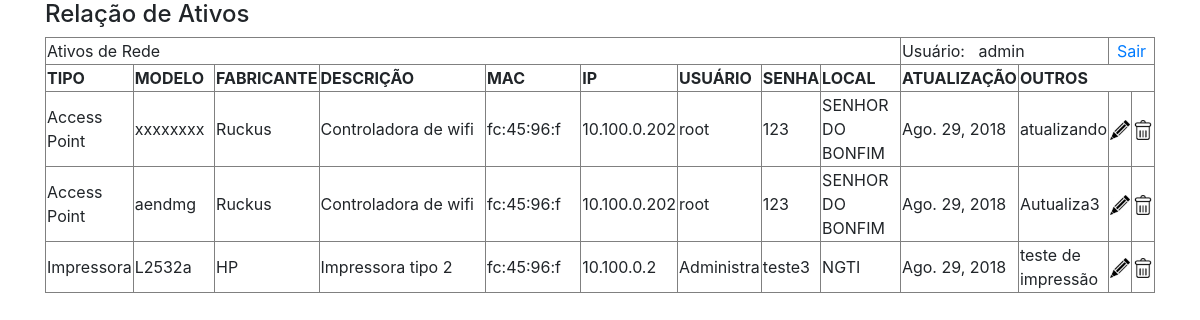
The app's page /listarativos (signed in) with its own data.
### core/models.py (models this page shows, shortened)
class Ativo(models.Model):
    tipo = models.ForeignKey(Tipo, on_delete=models.CASCADE)
    modelo = models.CharField(max_length=20)
    fabricante = models.CharField(max_length=30, null=True, blank=True)
    descricao = models.CharField(max_length=50, null=True, blank=True)
    mac = models.CharField(max_length=10)
    ip = models.CharField(max_length=12)
    usuario = models.CharField(max_length=10)
    senha = models.CharField(max_length=10)
    local = models.CharField(max_length=20)
    atualizacao = models.DateField(null=True, blank=True)
    outros = models.TextField(max_length=100)

class Tipo(models.Model):
    nome = models.CharField(max_length=20)

### core/views.py (the view)
# urls.py: path('listarativos',             AtivoConsulta, name="lista_ativos"),
@login_required
def AtivoConsulta(request):
    consulta = Ativo.objects.all()
    return render(request, 'consulta/consultar_ativo.html', {'form': consulta})

### template/consulta/consultar_ativo.html (shortened to what this page needs)
{% extends 'base.html' %}
{% load bootstrap %}
{% load static %}
{% block main%}
     <h4> Relação de Ativos</h4>
         <table border=1 style="width:100%"  >
              <font face="Verdana" size=2>
             <tr>
                 <td colspan="9" style="width:80%">Ativos de Rede</td>
                 <td colspan="2">Usuário: &nbsp {% if user.is_authenticated %} {{user.username}} {% endif %}</td>
                 <td align="middle" colspan="2"><a href="{% url 'login' %}">Sair</a></td>
             </tr>
              </font>
             <tr>
                <th style="width:5%">TIPO</th>
                <th style="width:8%">MODELO</th>
                <th style="width:8%">FABRICANTE</th>
                <th style="width:20%">DESCRIÇÃO</th>
                <th style="width:10%">MAC</th>
                <th style="width:5%">IP</th>
                <th style="width:7%">USUÁRIO</th>
                <th style="width:5%">SENHA</th>
                <th style="width:8%">LOCAL</th>
                <th style="width:10%">ATUALIZAÇÃO</th>
                <th colspan="3" style="width:10%">OUTROS</th>
              </tr>
            {% for ativo in form %}
              <tr>
                <td>{{ ativo.tipo.nome }}</td>
                <td>{{ ativo.modelo }}</td>
                <td>{{ ativo.fabricante }}</td>
                <td>{{ ativo.descricao }}</td>
                <td>{{ ativo.mac }}</td>
                <td>{{ ativo.ip }}</td>
                <td>{{ ativo.usuario }}</td>
                <td>{{ ativo.senha }}</td>
                <td>{{ ativo.local }}</td>
                <td>{{ ativo.atualizacao }}</td>
                <td>{{ ativo.outros }}</td>
                <td align="middle">
                    <a href="{% url 'atualiza_ativo' ativo.id%}">
                    <img src="{% static 'imagens/editar.jpg' %}"  height="20" width="20"/></a></td>
                <td align="middle">
                    <a href="{% url 'deleta_ativo' ativo.id%}">
                    <img src="{% static 'imagens/exluir.jpg' %}"  height="20" width="20"/></a></td>
              </tr>
            {% endfor %}
         </table>
{% endblock %}

### template/base.html (shortened to what this page needs)
<!DOCTYPE html>
<html lang="pt-br">
<head>
    <link rel="stylesheet" href="https://stackpath.bootstrapcdn.com/bootstrap/4.1.3/css/bootstrap.min.css">
</head>
<body>
    <div class="container">
       {% block main %}
       {% endblock %}
    </div>
</body>
</html>

### records on screen
Ativo: tipo.nome "Access Point", modelo "xxxxxxxx", fabricante "Ruckus", descricao "Controladora de wifi", mac "fc:45:96:f", ip "10.100.0.202", usuario "root", senha "123", local "SENHOR DO BONFIM", atualizacao "Ago. 29, 2018", outros "atualizando"
Ativo: tipo.nome "Access Point", modelo "aendmg", fabricante "Ruckus", descricao "Controladora de wifi", mac "fc:45:96:f", ip "10.100.0.202", usuario "root", senha "123", local "SENHOR DO BONFIM", atualizacao "Ago. 29, 2018", outros "Autualiza3"
Ativo: tipo.nome "Impressora", modelo "L2532a", fabricante "HP", descricao "Impressora tipo 2", mac "fc:45:96:f", ip "10.100.0.2", usuario "Administra", senha "teste3", local "NGTI", atualizacao "Ago. 29, 2018", outros "teste de impressão"

### other values on screen
{{ user.username }} "admin"
